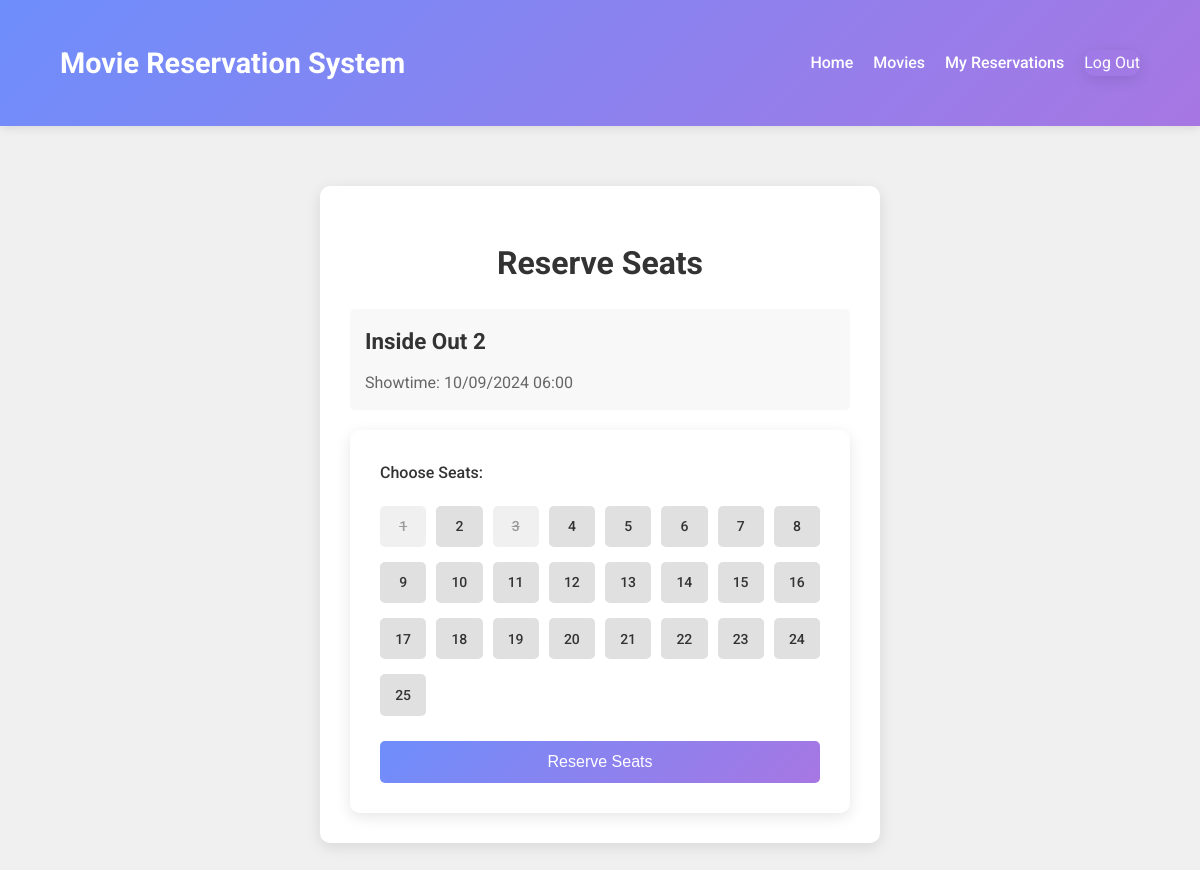
The app's page /movies/reservation/3/ (signed in), older data.
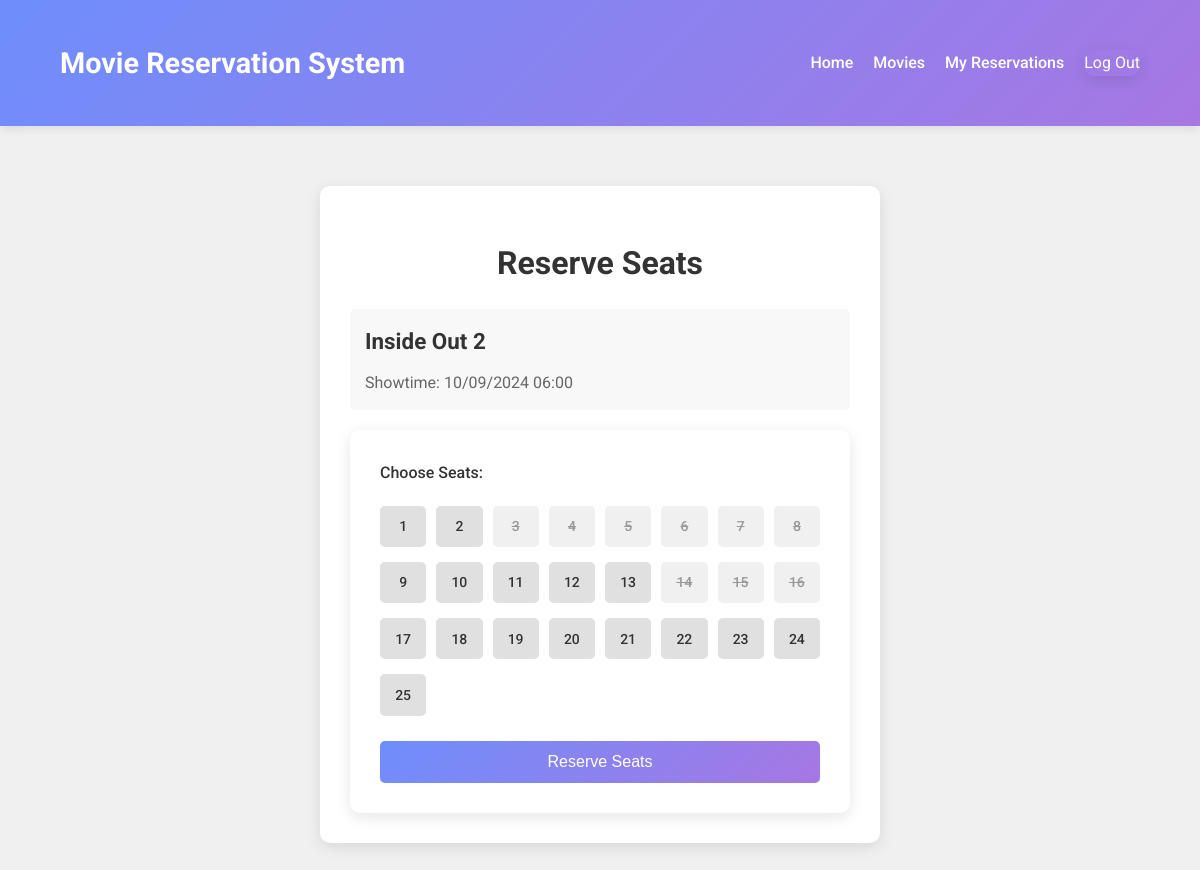
The same page, newer data.
### reservations/models.py (models this page shows, shortened)
class Showtime(models.Model):
    movie = models.ForeignKey(Movie, on_delete=models.CASCADE)
    start_time = models.DateTimeField()
    end_time = models.DateTimeField()
    num_seats = models.PositiveIntegerField(default=50)
    @property
    def formatted_start_time(self):
        return format_datetime(self.start_time)

class Movie(models.Model):
    title = models.CharField(max_length=250)
    description = models.TextField()
    poster_image = models.URLField()
    genre = models.ManyToManyField(Genre)

class Seat(models.Model):
    showtime = models.ForeignKey(Showtime, on_delete=models.CASCADE)
    seat_number = models.CharField(max_length=10)
    is_available = models.BooleanField(default=True)

### reservations/views.py (the view, shortened to what this page needs)
# urls.py: path('reservation/<int:showtime_id>/', views.reservation_form, name='reservation_form'),
@login_required
def reservation_form(request, showtime_id):
    showtime = get_object_or_404(Showtime, pk=showtime_id)
    seats = Seat.objects.filter(showtime=showtime)
    context = {
        'showtime': showtime,
        'seats': seats
    }
    return render(request, 'reservations/reservation_form.html', context)

### reservations/utils/datetime_utils.py (called while the page is built)
def format_datetime(dt, format_string="%d/%m/%Y %H:%M"):
    return dt.strftime(format_string)

### templates/reservations/reservation_form.html (shortened to what this page needs)
{% extends "base.html" %}
{% block content %}
<div class="reservation-form-container">
    <h1>Reserve Seats</h1>
    <div class="movie-info">
        <h2>{{ showtime.movie.title }}</h2>
        <p>Showtime: {{ showtime.formatted_start_time }}</p>
    </div>
    <form method="post" class="reservation-form">
        <div class="form-group">
            <label>Choose Seats:</label>
            <div class="seat-map">
                {% for seat in seats %}
                    <div class="seat {% if not seat.is_available %}unavailable{% endif %}">
                        <label for="seat-{{ seat.id }}">{{ seat.seat_number }}</label>
                    </div>
                {% endfor %}
            </div>
        </div>
        <button type="submit" class="reserve-button">Reserve Seats</button>
    </form>
</div>
{% endblock %}

### templates/base.html (shortened to what this page needs)
{% load static %}
<!DOCTYPE html>
<html lang="en">
<head>
    <link rel="stylesheet" href="{% static 'style.css' %}">
</head>
<body>
    <header>
        <div class="container">
            <h1>Movie Reservation System</h1>
            <nav>
                <ul>
                    <li><a href="{% url 'home' %}">Home</a></li>
                    <li><a href="{% url 'movie_list' %}">Movies</a></li>
                    {% if user.is_authenticated %}
                        <li><a href="{% url 'user_reservations' %}">My Reservations</a></li>
                        <li>
                            <form method="post" action="{% url 'logout' %}" class="logout-form">
                                <button type="submit" class="nav-link">Log Out</button>
                            </form>
                        </li>
                    {% else %}
                        <li><a href="{% url 'login' %}">Log In</a></li>
                        <li><a href="{% url 'signup' %}">Sign Up</a></li>
                    {% endif %}
                </ul>
            </nav>
        </div>
    </header>
    <main class="container">
        {% block content %}
        {% endblock %}
    </main>
</body>
</html>

### static/style.css (style rules this page uses)
body { font-family: 'Roboto', sans-serif; line-height: 1.6; color: #333; background-color: #f0f0f0; margin: 0; padding: 0; }
.container { width: 90%; max-width: 1200px; margin: auto; padding: 20px; }
header { background: linear-gradient(135deg, #6e8efb, #a777e3); padding: 20px 0; box-shadow: 0 2px 10px rgba(0,0,0,0.1); }
header .container { display: flex; justify-content: space-between; align-items: center; }
header h1 { color: #ffffff; margin: 0; font-size: 1.8rem; font-weight: 700; }
nav ul { list-style-type: none; padding: 0; margin: 0; display: flex; }
nav li { margin-left: 20px; }
nav a, .nav-link { color: #ffffff; text-decoration: none; font-size: 16px; font-weight: 500; transition: opacity 0.3s ease; display: inline-block; }
.logout-form { margin: 0; padding: 0; display: flex; align-items: center; background: none; color: #fff; }
.nav-link { background: none; border: none; padding: 0; font: inherit; cursor: pointer; color: inherit; }
form { background: #ffffff; padding: 30px; border-radius: 10px; box-shadow: 0 4px 15px rgba(0,0,0,0.1); }
button { display: inline-block; background: linear-gradient(135deg, #6e8efb, #a777e3); color: #fff; padding: 12px 24px; border: none; border-radius: 5px; cursor: pointer; font-size: 16px; font-weight: 500; transition: opacity 0.3s ease; }
.reservation-form-container { background: #ffffff; border-radius: 10px; padding: 30px; box-shadow: 0 4px 15px rgba(0,0,0,0.1); max-width: 500px; margin: 40px auto; }
.reservation-form-container h1 { color: #333; margin-bottom: 20px; text-align: center; }
.movie-info { background: #f8f8f8; border-radius: 5px; padding: 15px; margin-bottom: 20px; }
.movie-info h2 { color: #333; margin: 0 0 10px 0; font-size: 1.4rem; }
.movie-info p { color: #666; margin: 0; }
.reservation-form .form-group { margin-bottom: 20px; }
.reservation-form label { display: block; margin-bottom: 5px; color: #333; font-weight: 500; }
.reserve-button { display: block; width: 100%; padding: 12px; background: linear-gradient(135deg, #6e8efb, #a777e3); color: #fff; border: none; border-radius: 5px; font-size: 16px; font-weight: 500; cursor: pointer; transition: opacity 0.3s ease; }
.seat-map { display: grid; grid-template-columns: repeat(8, 1fr); gap: 10px; margin-top: 20px; }
.seat { position: relative; width: 100%; padding-top: 100%; }
.seat label { position: absolute; top: 0; left: 0; right: 0; bottom: 0; background-color: #e0e0e0; display: flex; justify-content: center; align-items: center; font-size: 14px; cursor: pointer; border-radius: 5px; transition: background-color 0.3s ease; }
.seat.unavailable label { background-color: #f0f0f0; color: #999; cursor: not-allowed; text-decoration: line-through; }

Row changes from the older to the newer data that the page shows:
changed Seat (number 1 of 25 on the later page): is_available False → True (drawn)
changed Seat (number 4 of 25 on the later page): is_available True → False (drawn)
changed Seat (number 5 of 25 on the later page): is_available True → False (drawn)
changed Seat (number 6 of 25 on the later page): is_available True → False (drawn)
changed Seat (number 7 of 25 on the later page): is_available True → False (drawn)
changed Seat (number 8 of 25 on the later page): is_available True → False (drawn)
changed Seat (number 14 of 25 on the later page): is_available True → False (drawn)
changed Seat (number 15 of 25 on the later page): is_available True → False (drawn)
changed Seat (number 16 of 25 on the later page): is_available True → False (drawn)
